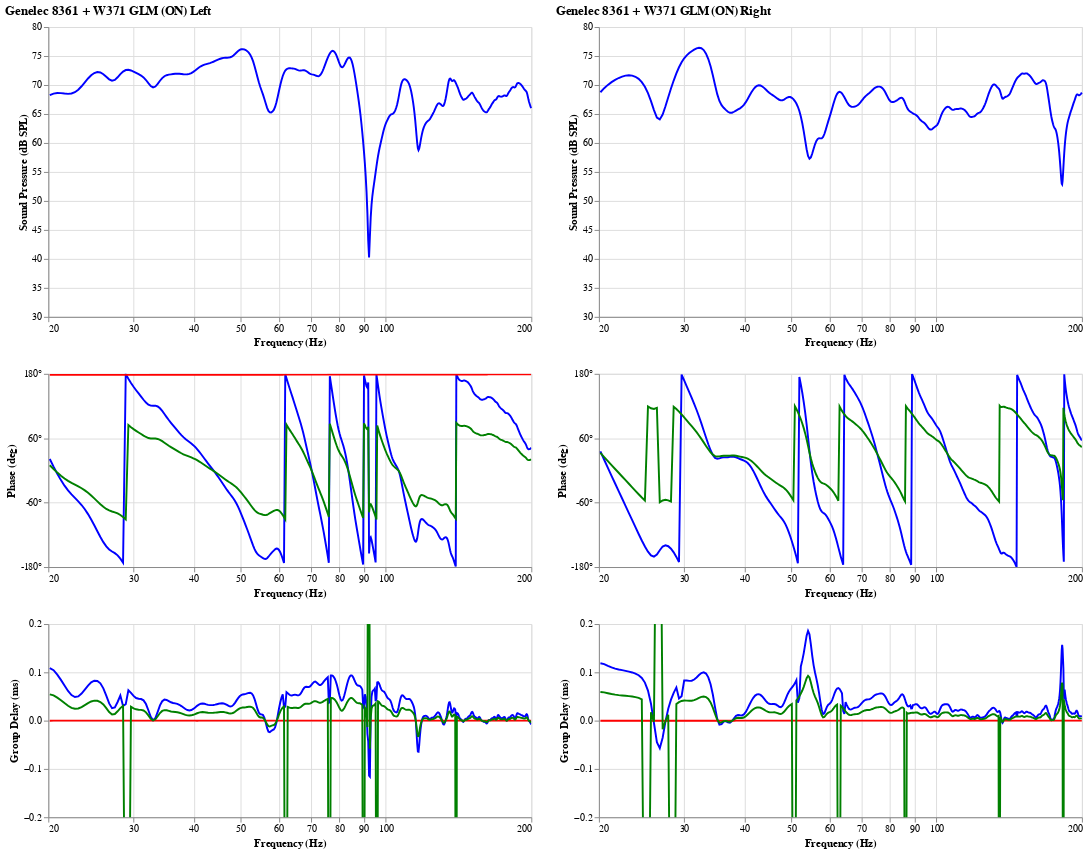

Here is the notebook cell this chart was saved with:
### Code cell
f_max = 200
alt.hconcat(
    plot(left, f_max).properties(title='{} Left'.format(speaker)), 
    plot(right, f_max).properties(title='{} Right'.format(speaker)))

### Figure 1 — Vega-Lite specification as saved in the notebook (floating-point values rounded to 4 significant figures; data arrays with more than 128 entries replaced by an {"elided": "..."} marker saying what was removed)
{"config": {"view": {"continuousWidth": 400, "continuousHeight": 300}}, "hconcat": [{"vconcat": [{"data": {"name": "data-4eb628a0e93f8e39fab906da1b4f4162"}, "mark": "line", "encoding": {"color": {"value": "blue"}, "x": {"type": "quantitative", "axis": {"format": "~s"}, "field": "Freq", "scale": {"domain": [20, 200], "nice": false, "type": "log"}, "title": "Frequency (Hz)"}, "y": {"type": "quantitative", "field": "dB", "scale": {"domain": [30, 80], "zero": false}, "title": "Sound Pressure (dB SPL)"}}, "height": 300, "width": 500}, {"layer": [{"data": {"name": "data-4eb628a0e93f8e39fab906da1b4f4162"}, "mark": {"type": "line", "clip": true}, "encoding": {"color": {"value": "blue"}, "x": {"type": "quantitative", "axis": {"format": "~s"}, "field": "Freq", "scale": {"domain": [20, 200], "nice": false, "type": "log"}, "title": "Frequency (Hz)"}, "y": {"type": "quantitative", "axis": {"labelExpr": "datum.value+'°'", "title": "Phase (deg)", "values": [-180, -150, -120, -90, -60, -30, 0, 30, 60, 90, 120, 150, 180]}, "field": "Phase", "scale": {"domain": [-180, 180], "nice": false, "zero": false}}}, "height": 200, "width": 500}, {"data": {"name": "data-4eb628a0e93f8e39fab906da1b4f4162"}, "mark": {"type": "line", "clip": true}, "encoding": {"color": {"value": "red"}, "x": {"type": "quantitative", "axis": {"format": "~s"}, "field": "Freq", "scale": {"domain": [20, 200], "nice": false, "type": "log"}, "title": "Frequency (Hz)"}, "y": {"type": "quantitative", "field": "MinPhase", "scale": {"domain": [-180, 180], "nice": false, "zero": false}, "title": "Phase (deg)"}}, "height": 200, "width": 500}, {"data": {"name": "data-4eb628a0e93f8e39fab906da1b4f4162"}, "mark": {"type": "line", "clip": true}, "encoding": {"color": {"value": "green"}, "x": {"type": "quantitative", "axis": {"format": "~s"}, "field": "Freq", "scale": {"domain": [20, 200], "nice": false, "type": "log"}, "title": "Frequency (Hz)"}, "y": {"type": "quantitative", "field": "ExcessPhase", "scale": {"domain": [-180, 180], "nice": false, "zero": false}, "title": "Phase (deg)"}}, "height": 200, "width": 500}]}, {"layer": [{"data": {"name": "data-4eb628a0e93f8e39fab906da1b4f4162"}, "mark": {"type": "line", "clip": true}, "encoding": {"color": {"value": "blue"}, "x": {"type": "quantitative", "axis": {"format": "~s"}, "field": "Freq", "scale": {"domain": [20, 200], "nice": false, "type": "log"}, "title": "Frequency (Hz)"}, "y": {"type": "quantitative", "axis": {"title": "Group Delay (ms)"}, "field": "GroupDelay", "scale": {"domain": [-0.2, 0.2], "nice": false, "zero": false}}}, "height": 200, "width": 500}, {"data": {"name": "data-4eb628a0e93f8e39fab906da1b4f4162"}, "mark": {"type": "line", "clip": true}, "encoding": {"color": {"value": "red"}, "x": {"type": "quantitative", "axis": {"format": "~s"}, "field": "Freq", "scale": {"domain": [20, 200], "nice": false, "type": "log"}, "title": "Frequency (Hz)"}, "y": {"type": "quantitative", "field": "MinGroupDelay", "scale": {"domain": [-0.2, 0.2], "nice": false, "zero": false}, "title": "Group Delay (ms)"}}, "height": 200, "width": 500}, {"data": {"name": "data-4eb628a0e93f8e39fab906da1b4f4162"}, "mark": {"type": "line", "clip": true}, "encoding": {"color": {"value": "green"}, "x": {"type": "quantitative", "axis": {"format": "~s"}, "field": "Freq", "scale": {"domain": [20, 200], "nice": false, "type": "log"}, "title": "Frequency (Hz)"}, "y": {"type": "quantitative", "field": "ExcessGroupDelay", "scale": {"nice": false, "zero": false}, "title": "Group Delay (ms)"}}, "height": 200, "width": 500}]}], "title": "Genelec 8361 + W371 GLM (ON) Left"}, {"vconcat": [{"data": {"name": "data-61a12008d000a196aa883d5fa661bd93"}, "mark": "line", "encoding": {"color": {"value": "blue"}, "x": {"type": "quantitative", "axis": {"format": "~s"}, "field": "Freq", "scale": {"domain": [20, 200], "nice": false, "type": "log"}, "title": "Frequency (Hz)"}, "y": {"type": "quantitative", "field": "dB", "scale": {"domain": [30, 80], "zero": false}, "title": "Sound Pressure (dB SPL)"}}, "height": 300, "width": 500}, {"layer": [{"data": {"name": "data-61a12008d000a196aa883d5fa661bd93"}, "mark": {"type": "line", "clip": true}, "encoding": {"color": {"value": "blue"}, "x": {"type": "quantitative", "axis": {"format": "~s"}, "field": "Freq", "scale": {"domain": [20, 200], "nice": false, "type": "log"}, "title": "Frequency (Hz)"}, "y": {"type": "quantitative", "axis": {"labelExpr": "datum.value+'°'", "title": "Phase (deg)", "values": [-180, -150, -120, -90, -60, -30, 0, 30, 60, 90, 120, 150, 180]}, "field": "Phase", "scale": {"domain": [-180, 180], "nice": false, "zero": false}}}, "height": 200, "width": 500}, {"data": {"name": "data-61a12008d000a196aa883d5fa661bd93"}, "mark": {"type": "line", "clip": true}, "encoding": {"color": {"value": "red"}, "x": {"type": "quantitative", "axis": {"format": "~s"}, "field": "Freq", "scale": {"domain": [20, 200], "nice": false, "type": "log"}, "title": "Frequency (Hz)"}, "y": {"type": "quantitative", "field": "MinPhase", "scale": {"domain": [-180, 180], "nice": false, "zero": false}, "title": "Phase (deg)"}}, "height": 200, "width": 500}, {"data": {"name": "data-61a12008d000a196aa883d5fa661bd93"}, "mark": {"type": "line", "clip": true}, "encoding": {"color": {"value": "green"}, "x": {"type": "quantitative", "axis": {"format": "~s"}, "field": "Freq", "scale": {"domain": [20, 200], "nice": false, "type": "log"}, "title": "Frequency (Hz)"}, "y": {"type": "quantitative", "field": "ExcessPhase", "scale": {"domain": [-180, 180], "nice": false, "zero": false}, "title": "Phase (deg)"}}, "height": 200, "width": 500}]}, {"layer": [{"data": {"name": "data-61a12008d000a196aa883d5fa661bd93"}, "mark": {"type": "line", "clip": true}, "encoding": {"color": {"value": "blue"}, "x": {"type": "quantitative", "axis": {"format": "~s"}, "field": "Freq", "scale": {"domain": [20, 200], "nice": false, "type": "log"}, "title": "Frequency (Hz)"}, "y": {"type": "quantitative", "axis": {"title": "Group Delay (ms)"}, "field": "GroupDelay", "scale": {"domain": [-0.2, 0.2], "nice": false, "zero": false}}}, "height": 200, "width": 500}, {"data": {"name": "data-61a12008d000a196aa883d5fa661bd93"}, "mark": {"type": "line", "clip": true}, "encoding": {"color": {"value": "red"}, "x": {"type": "quantitative", "axis": {"format": "~s"}, "field": "Freq", "scale": {"domain": [20, 200], "nice": false, "type": "log"}, "title": "Frequency (Hz)"}, "y": {"type": "quantitative", "field": "MinGroupDelay", "scale": {"domain": [-0.2, 0.2], "nice": false, "zero": false}, "title": "Group Delay (ms)"}}, "height": 200, "width": 500}, {"data": {"name": "data-61a12008d000a196aa883d5fa661bd93"}, "mark": {"type": "line", "clip": true}, "encoding": {"color": {"value": "green"}, "x": {"type": "quantitative", "axis": {"format": "~s"}, "field": "Freq", "scale": {"domain": [20, 200], "nice": false, "type": "log"}, "title": "Frequency (Hz)"}, "y": {"type": "quantitative", "field": "ExcessGroupDelay", "scale": {"nice": false, "zero": false}, "title": "Group Delay (ms)"}}, "height": 200, "width": 500}]}], "title": "Genelec 8361 + W371 GLM (ON) Right"}], "$schema": "https://vega.github.io/schema/vega-lite/v4.8.1.json", "datasets": {"data-4eb628a0e93f8e39fab906da1b4f4162": {"elided": "492 records"}, "data-61a12008d000a196aa883d5fa661bd93": {"elided": "492 records"}}}
